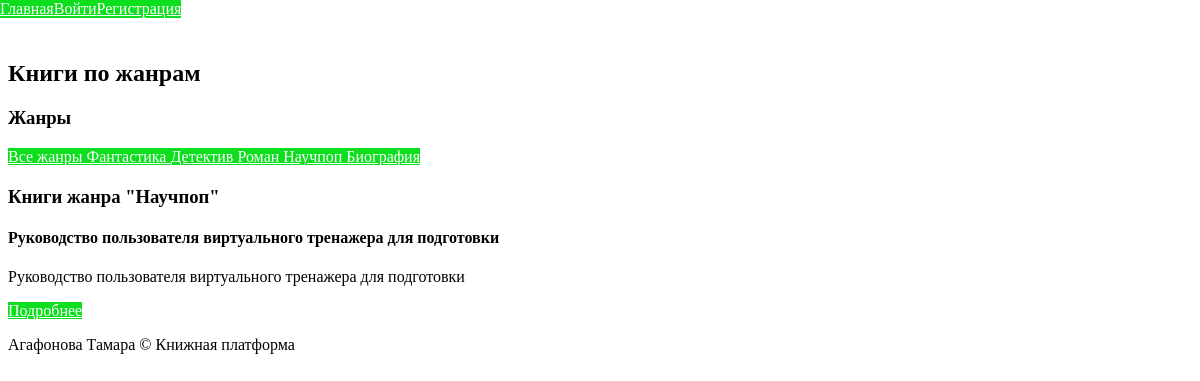
/clubs/?category=4, run on an earlier commit of the app's database.
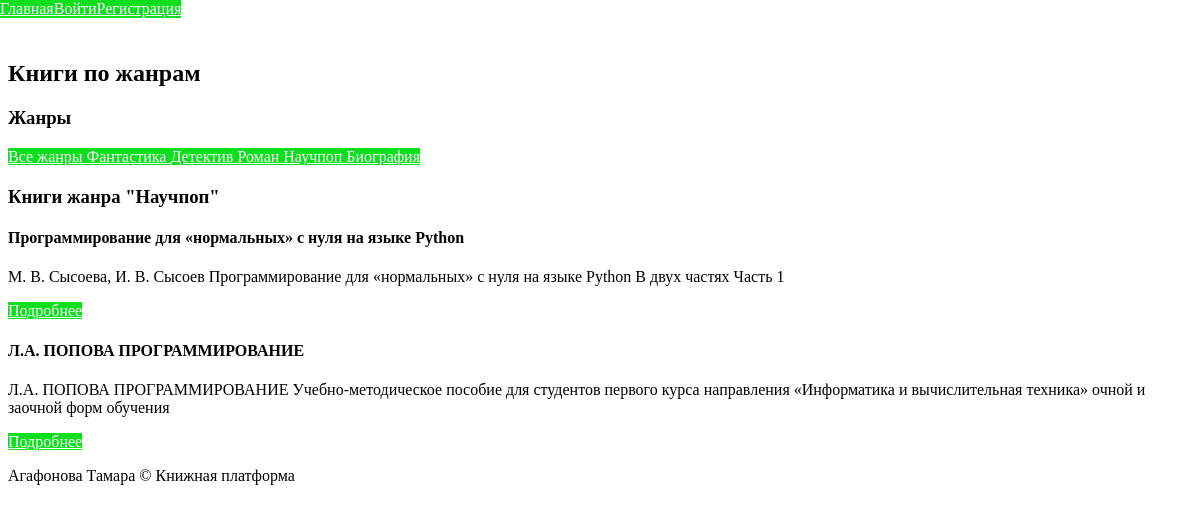
And on a later commit of the database.
### app/books/models.py (models this page shows)
class Genre(db.Model):
    __tablename__ = 'genres'
    id = db.Column(db.Integer, primary_key=True)
    name = db.Column(db.String(50), unique=True, nullable=False)
    books = db.relationship('Book', secondary='book_genres', back_populates='genres')

class Book(db.Model):
    __tablename__ = 'books'
    id = db.Column(db.Integer, primary_key=True)
    title = db.Column(db.String(200), nullable=False)
    description = db.Column(db.Text)
    author_id = db.Column(db.Integer, db.ForeignKey('users.id'))
    published_at = db.Column(db.DateTime, default=datetime.now)
    file_path = db.Column(db.String(255))
    cover_image = db.Column(db.String(255))
    status = db.Column(db.String(255), default='pending')
    genres = db.relationship('Genre', secondary='book_genres', back_populates='books')
    bookmarks = db.relationship('Bookmark', backref='book')
    likes = db.relationship('Like', backref='book')
    comments = db.relationship('Comment', backref='book')

### app/reading_clubs/routes.py (the view)
@reading_clubs_bp.route('/')
def index():
    categories = Genre.query.all()
    category_id = request.args.get('category', type=int)
    if category_id:
        books = Book.query.filter(Book.genres.any(id=category_id)).all()
        selected_category = Genre.query.get(category_id)
    else:
        books = []
        selected_category = None
    return render_template(
        'reading_clubs/index.html',
        books=books,
        categories=categories,
        selected_category=selected_category,
        UserRole=UserRole
    )

### app/templates/reading_clubs/index.html
{% extends "base.html" %}
{% block content %}
<div class="mui-container">
    <div class="mui-panel">
        <h2>Книги по жанрам</h2>
        <div class="mui-row" style="margin: 20px 0;">
            <div class="mui-col-md-12">
                <h3>Жанры</h3>
                <div class="mui-btn-group">
                    <a href="{{ url_for('books.list_books') }}"
                       class="mui-btn {% if not selected_category %}mui-btn--primary{% endif %}">
                        Все жанры
                    </a>
                    {% for category in categories %}
                    <a href="{{ url_for('reading_clubs.index', category=category.id) }}"
                       class="mui-btn {% if selected_category and selected_category.id == category.id %}mui-btn--primary{% endif %}">
                        {{ category.name }}
                    </a>
                    {% endfor %}
                </div>
            </div>
        </div>
        <div class="mui-row">
            {% if selected_category %}
                <h3>Книги жанра "{{ selected_category.name }}"</h3>
            {% endif %}
            {% for book in books %}
            <div class="mui-col-md-4">
                <div class="mui-panel">
                    <h4>{{ book.title }}</h4>
                    <p>{{ book.description[:200] }}{% if book.description|length > 200 %}...{% endif %}</p>
                    <div class="mui-row">
                        <div class="mui-col-md-12">
                            <a href="{{ url_for('books.book_details', book_id=book.id) }}"
                               class="mui-btn mui-btn--primary">
                                Подробнее
                            </a>
                        </div>
                    </div>
                </div>
            </div>
            {% else %}
            <div class="mui-col-md-12">
                <p>{% if selected_category %}В этом жанре пока нет книг{% else %}Выберите жанр, чтобы увидеть список книг{% endif %}</p>
            </div>
            {% endfor %}
        </div>
    </div>
</div>
{% endblock %}

What changed in the data, as far as the page shows it:
now on this page (row edited): Book: title "Программирование для «нормальных» с нуля на языке Python", description "М. В. Сысоева, И. В. Сысоев Программирование для «нормальных» с нуля на языке Python В двух частях Часть 1"
changed Book: title "Руководство пользователя виртуального тренажера для подготовки" → "Л.А. ПОПОВА ПРОГРАММИРОВАНИЕ"; description "Руководство пользователя виртуального тренажера для подготовки" → "Л.А. ПОПОВА ПРОГРАММИРОВАНИЕ Учебно-методическое пособие для студентов первого курса направления «Информатика и вычислительная техника» очной и заочной форм обучения"
